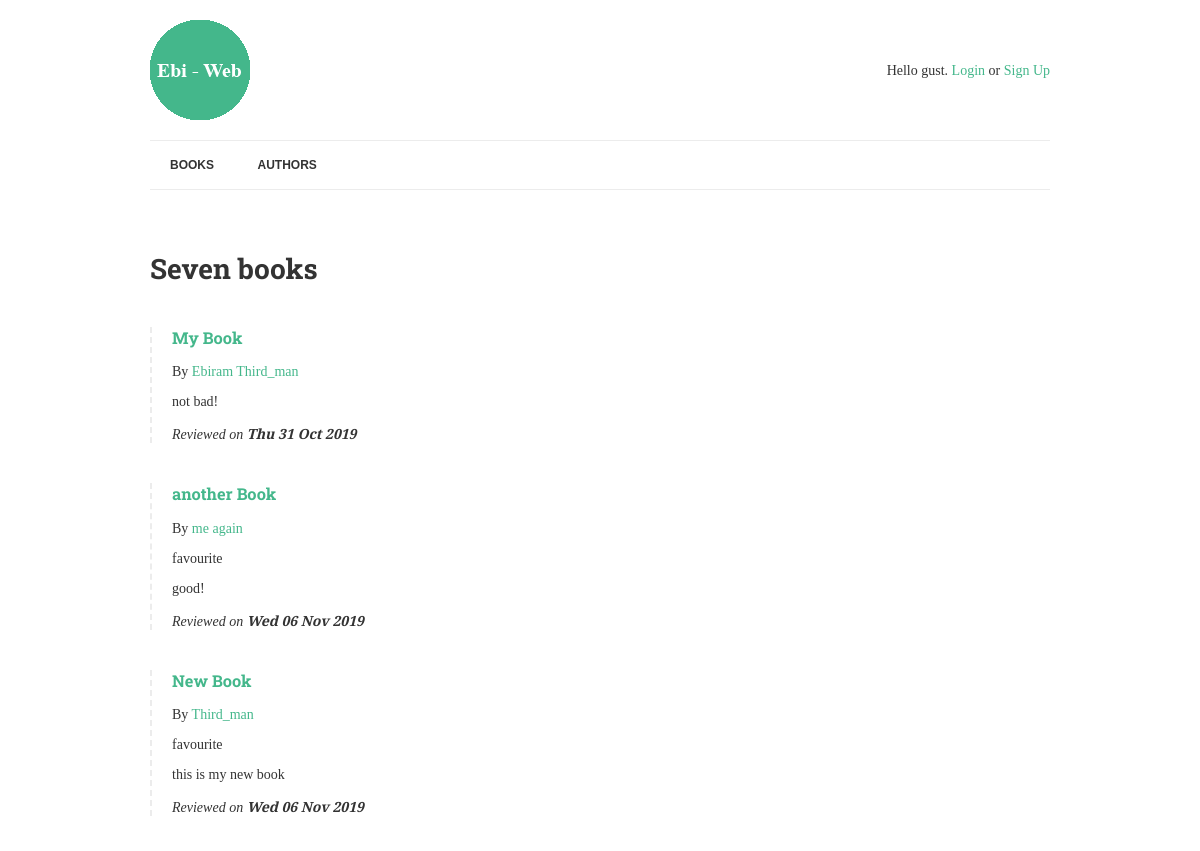
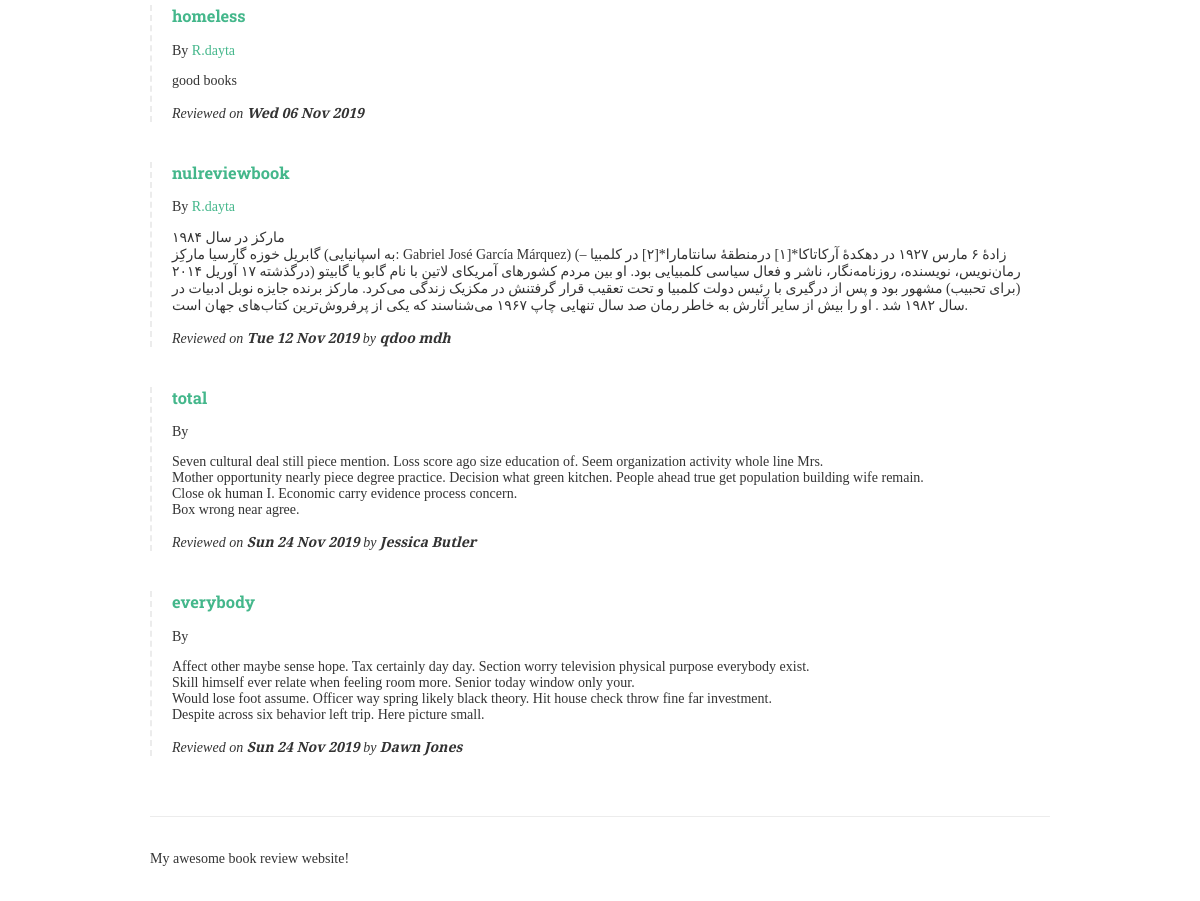
/, run on an earlier commit of the app's database (2 pictures, top to bottom).
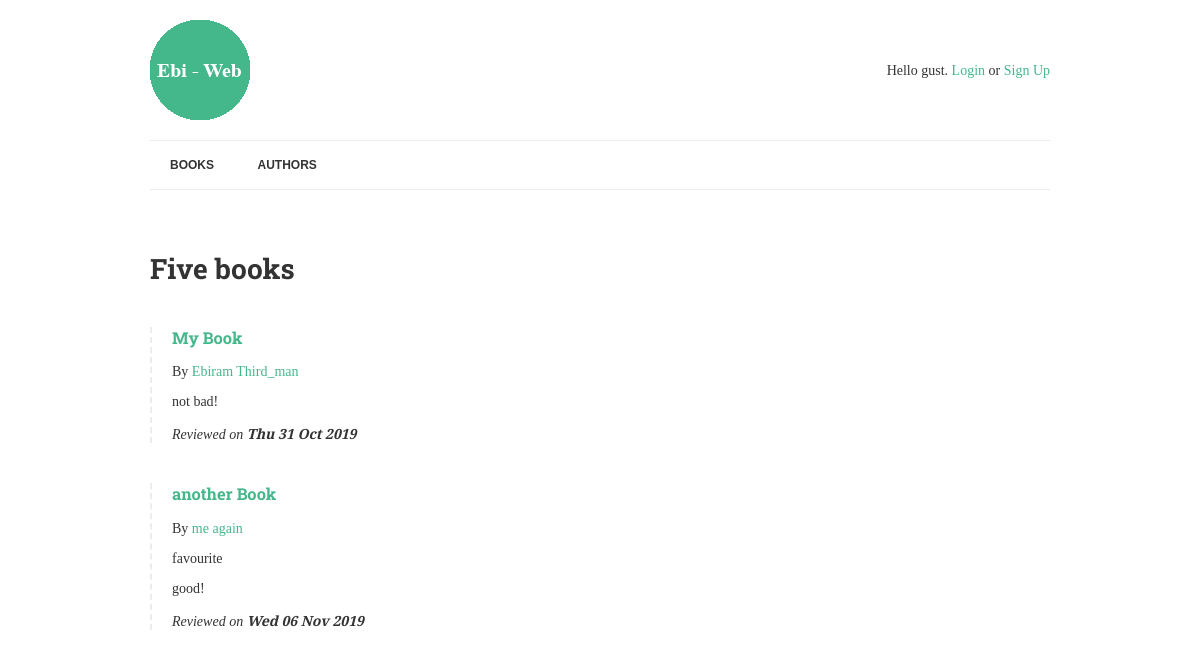
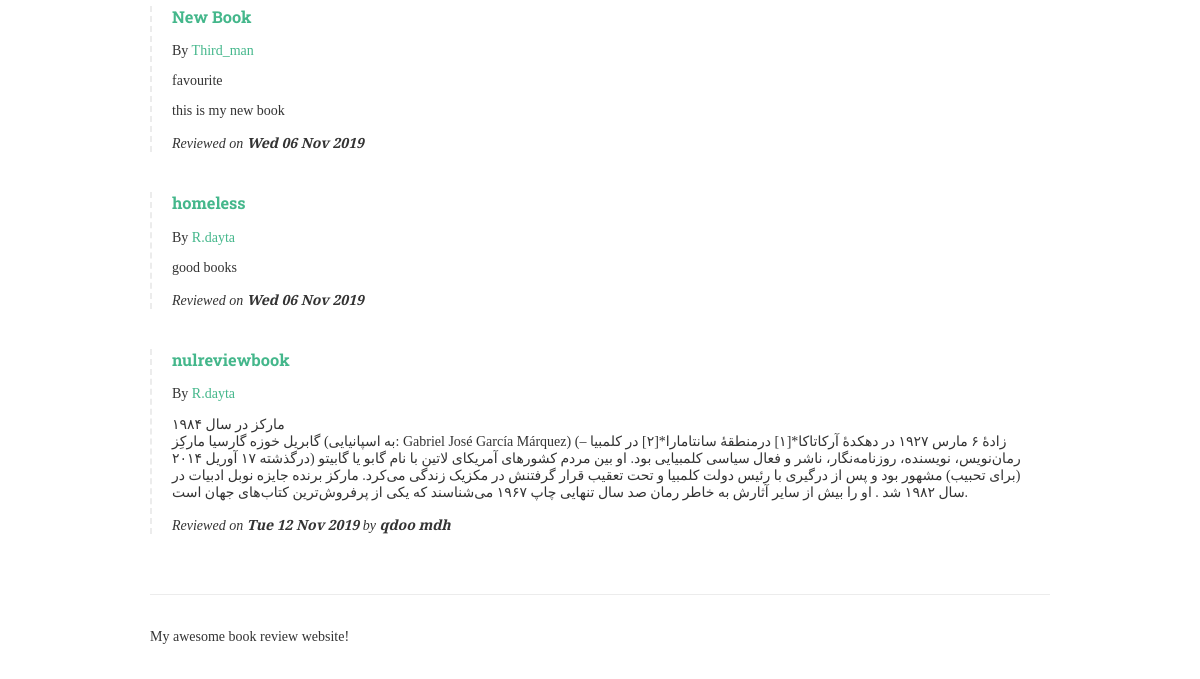
And on a later commit of the database (2 pictures, top to bottom).
### books/models.py (models this page shows, shortened)
class Book(models.Model): #now we need the quality that books might have
	title = models.CharField(max_length=150) #this going to be stored as a string we must set maximum lenght to store
	authors = models.ManyToManyField("Author",related_name="books")
	review = models.TextField(blank = True, null=True)
	reviewed_by = models.ForeignKey(User, blank=True, null=True, related_name='review', on_delete=models.PROTECT)
	date_reviewd = models.DateTimeField(blank = True, null=True)#it is stored as a date_time object *
	is_favourite = models.BooleanField(default=False,verbose_name="Favourite?")
	def list_authors(self):
		return "-".join([author.name for author in self.authors.all()])

class Author(models.Model):
	name = models.CharField(max_length=70,help_text=' Use pen name,not Real name',
							 unique=True)

### books/views.py (the view)
# urls.py: path('', books_list, name="books"),
def books_list(request):
    books= Book.objects.exclude(date_reviewd__isnull=True).prefetch_related('authors') #for query our database
    context = {  # we must send the books variable to list.html with render and context only accept dictionary
        "books": books,
    }
    return render(request, "list.html", context)

### books/templates/list.html
{% extends "base.html"%}
{%load humanize%}
{% block content %}
    <h1>{{books.count|apnumber|title}} book{{books.count|pluralize}}</h1><!.. #second code only pluralize the book,title for capitalize ..>
    {%for book in books%}
        {% include "book-detail.html" %}
    {%endfor %}
{% endblock content %}

### books/templates/book-detail.html
 <div class="book">
    <h3><a href="{% url 'book-detail' book.pk %}"> {{book.title }} </a></h3>
    <p>By {% for author in book.authors.all %} <a href= "{% url 'author-detail' author.pk %}"> {{author.name}}</a> {% endfor %}</p>
    {% if book.is_favourite %} <p class="highlight">favourite</p>{% endif %}
    <p>{{book.review|linebreaks}}</p>
    <p class="meta">
        Reviewed on <strong> {{book.date_reviewd|date:"D d M Y" }} </strong>
        {% if book.reviewed_by %}
            by <strong> {{ book.reviewed_by.get_full_name|default:book.reviewed_by.username }} </strong>
        {% endif %}
    </p>
</div>

What changed in the data, as far as the page shows it:
removed Book: title "total", review "Seven cultural deal still piece mention. Loss score ago size education of. Seem organization activity whole line Mrs. Mother opportunity nearly piece degree practice. Decision what green kitchen. People ahead true get population building wife remain. Close ok human I. Economic carry evidence process concern. Box wrong near agree.", date_reviewd "Sun 24 Nov 2019", reviewed_by.get_full_name "Jessica Butler"
removed Book: title "everybody", review "Affect other maybe sense hope. Tax certainly day day. Section worry television physical purpose everybody exist. Skill himself ever relate when feeling room more. Senior today window only your. Would lose foot assume. Officer way spring likely black theory. Hit house check throw fine far investment. Despite across six behavior left trip. Here picture small.", date_reviewd "Sun 24 Nov 2019", reviewed_by.get_full_name "Dawn Jones"
Also different on the page:
{{ books.count|apnumber|title }}: "Seven" → "Five"
